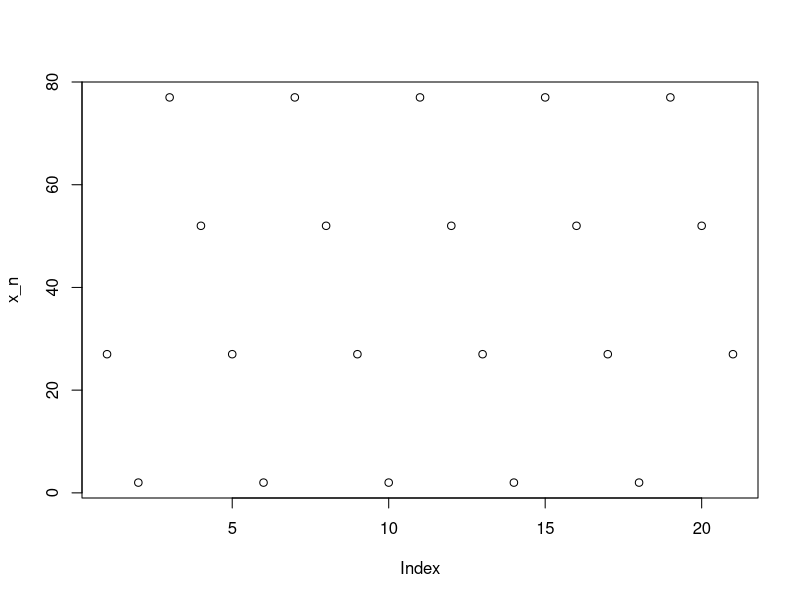
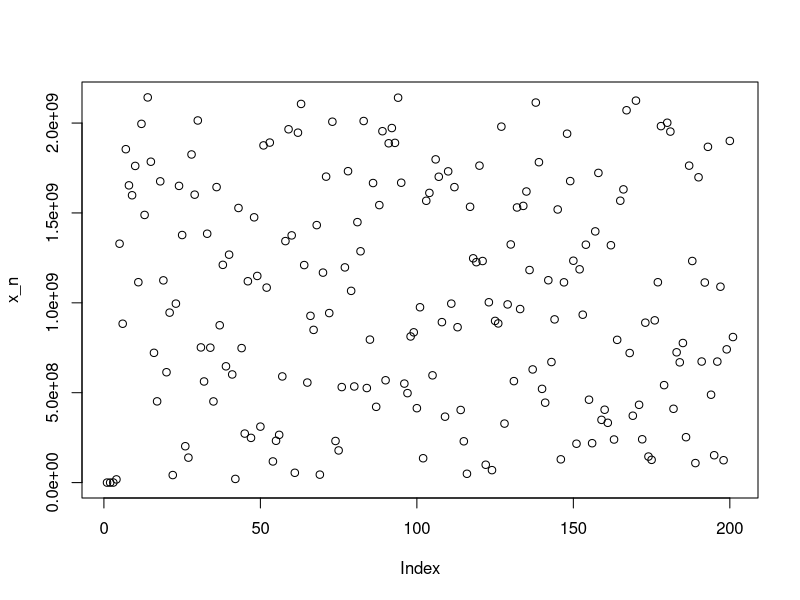

The R source for these figures, in order:
## ---- chunk 1
knitr::opts_chunk$set(echo = TRUE)
## ---- chunk 2

x_n = c(27)
const_a = 17
const_c = 43
const_m = 100

for(number in 1:20) {
  x_value = ((const_a * x_n[number] + const_c) %% const_m)
  x_n = c(x_n, x_value)
}

r_n = c(x_n / const_m)
## ---- chunk 3
plot(x_n)
## ---- chunk 4

x_n = c(42)
const_a = 75
const_c = 0
const_m = 2**31 - 1

for(number in 1:200) {
  x_value = ((const_a * x_n[number] + const_c) %% const_m)
  x_n = c(x_n, x_value)
}

r_n = c(x_n / const_m)
## ---- chunk 5
plot(x_n)
